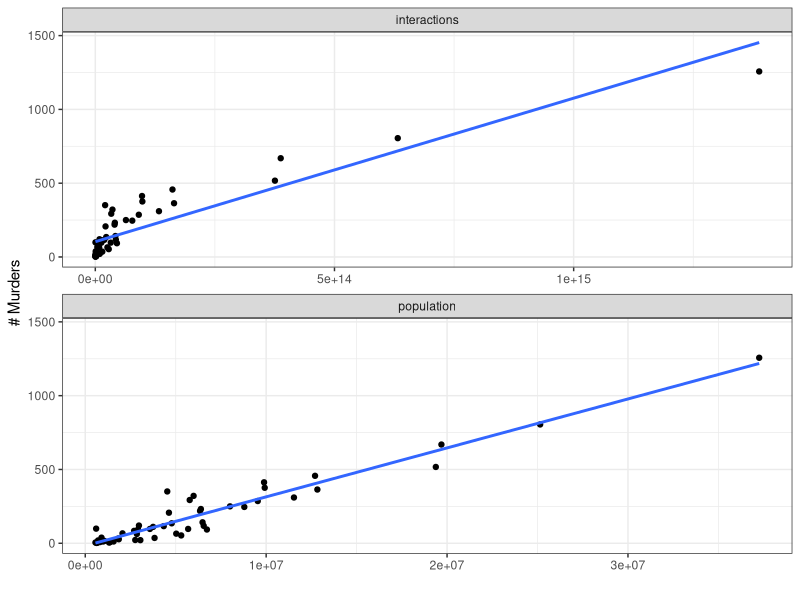

Here is the R script that generated this plot:
## ---- chunk 1
#| echo: true
library(dslabs) # <1>
data(murders) # <2>
murders[c(1:6, 51),] # <3>
## ---- chunk 2
#| echo: true
murders$rate <- murders$total / murders$population * 100000 # <1>
## ---- chunk 3
knitr::kable(murders[c(1:6, 46:51),], digits = 4)
## ---- chunk 4
#| echo: true

min(murders$rate) # <1>
## ---- chunk 5
#| echo: true
which.min(murders$rate) # <1>
murders$state[which.min(murders$rate)] # <2>
## ---- chunk 6
#| echo: true
#| output-location: column-fragment

tmp <- data.frame(
  total = murders$total, # <1>
  modulo = murders$total %% 2 # <2>
)
tmp[c(1:6,46:51),]
## ---- chunk 7
#| echo: true
tmp <- data.frame(
  total = murders$total,
  modulo = murders$total %% 2 
)
sum(tmp$modulo==0) # <1>
sum(tmp$modulo) # <2>
## ---- chunk 8
#| echo: true

murders$interactions <- murders$population^2 # <1>

with(murders, cor(total, population)) # <2>
with(murders, cor(total, interactions)) # <3>
## ---- chunk 9
#| fig-width: 4
#| fig-height: 8
#| fig-alt: "A plot with two panels - the first shows the interactions (e.g. the population squared) and its relationship with murders. The second shows the population and its relationship with murders."
library(ggplot2)
library(dplyr)
library(tidyr)
murders |>
  pivot_longer(c(population, interactions)) |>
  ggplot(aes(x = value, y = total)) + 
  geom_point() + 
  facet_wrap(~name, ncol = 1, scales = "free_x") + 
  geom_smooth(method = "lm", se = F) + 
  theme_bw() + 
  ylab("# Murders") + 
  xlab("")
## ---- chunk 10
#| echo: true
mean(na.omit(murders$population))
